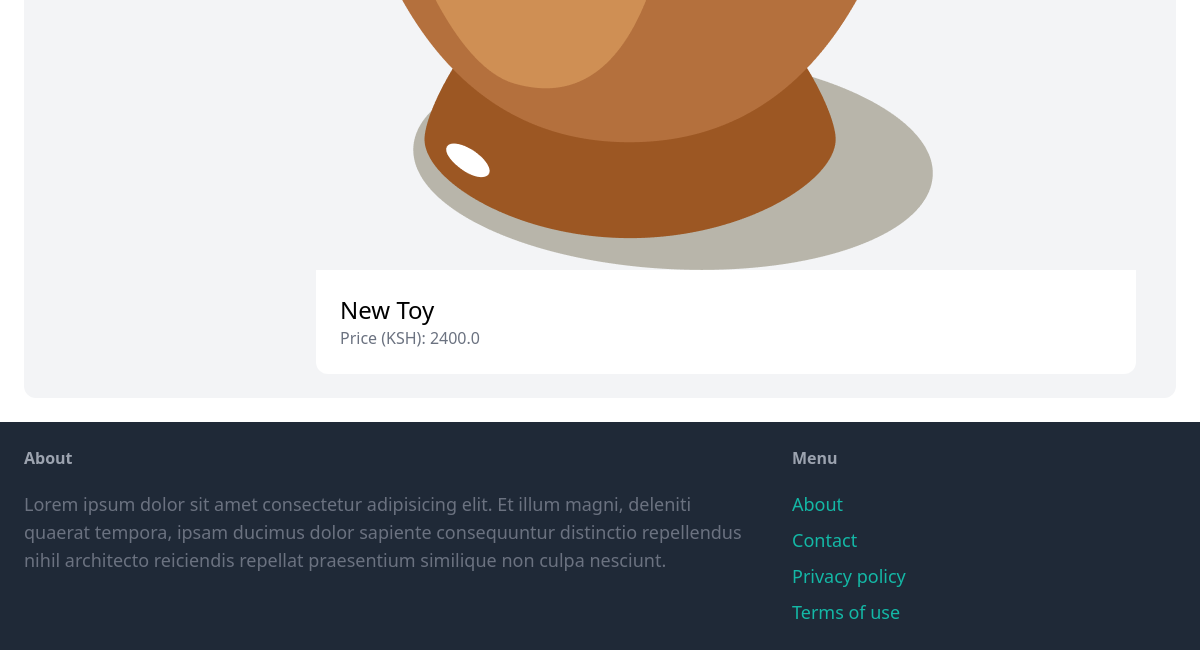
Page /items/ (lower part) on the earlier database version.
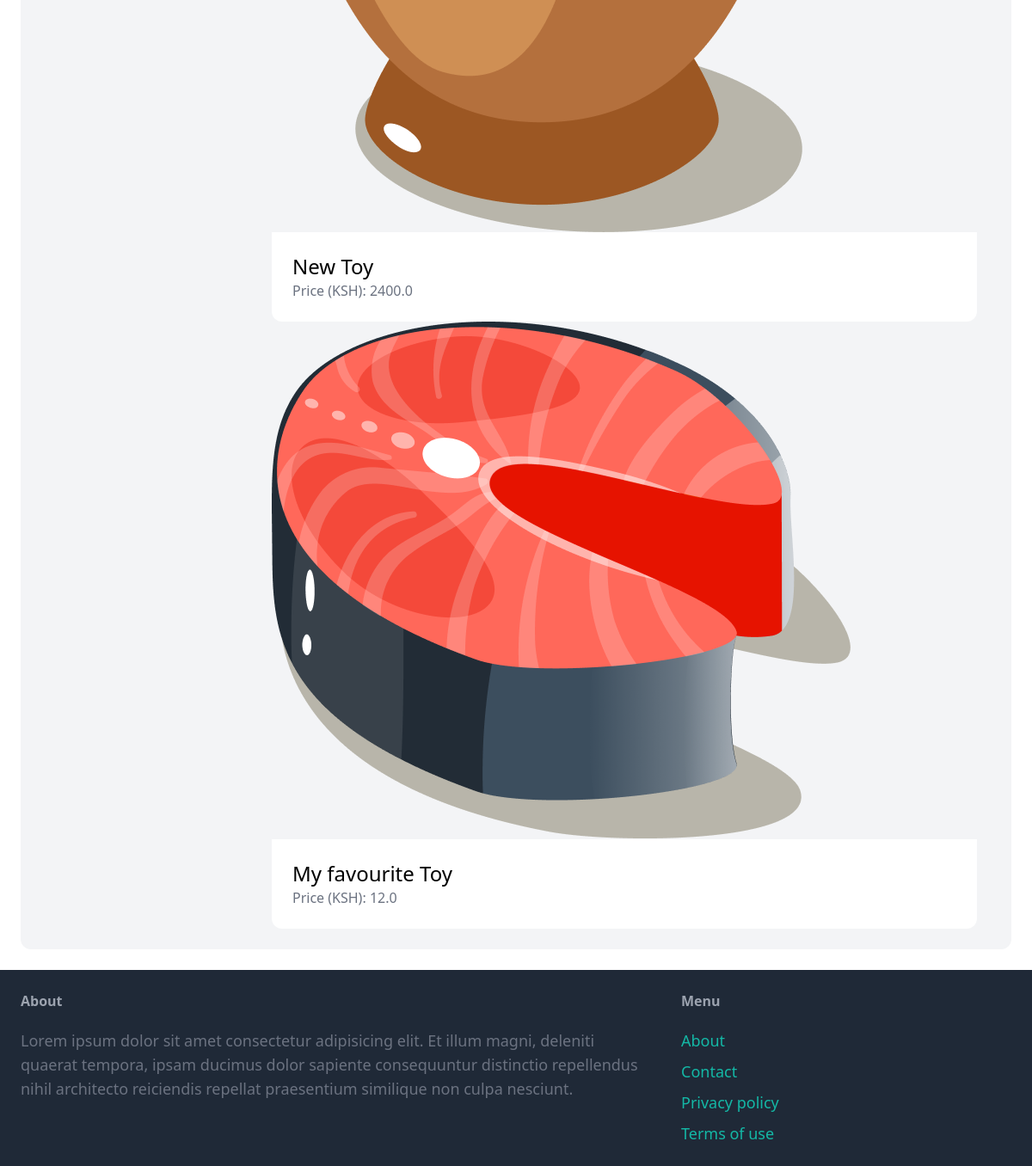
Same page on the later database version.
### item/models.py (models this page shows)
class Item(models.Model):
    category = models.ForeignKey(Category,related_name='items',on_delete=models.CASCADE)
    name = models.CharField(max_length=255)
    description = models.TextField(blank=True,null=True)
    price = models.FloatField()
    image = models.ImageField(upload_to='item_images',blank=True,null=True)
    is_sold = models.BooleanField(default=False)
    created_by = models.ForeignKey(User,related_name='items',on_delete=models.CASCADE)
    created_at = models.DateTimeField(auto_now_add=True)

### item/views.py (the view)
# urls.py: path('', views.browse, name='browse'),
def browse(request):
    query = request.GET.get('query', '')
    categories = Category.objects.all()
    category_id = request.GET.get('category', 0)
    items = Item.objects.filter(is_sold=False)
    if category_id:
        items = items.filter(category_id=category_id)
    if query:
        items = items.filter(Q(name__icontains=query) | Q(description__icontains=query))
    return render(request, 'item/browse.html', {
        'items': items,
        'categories': categories,
        'query': query,
        'category_id': int(category_id),
    })

### item/templates/item/browse.html (shortened to what this page needs)
{% extends 'core/base.html' %}
{% block content %}
    <div class="pb-6 grid grid-cols-4 gap-4 bg-gray-100 rounded-xl">
        <div class="col-span-1 ml-10">
        </div>
        <div class="col-span-3 rounded-xl mr-10">
            {% for item in items %}
                <div>
                    <a href="{% url 'item:detail' item.id %}">
                        <div><img src="{{item.image.url }}" class="rounded-t-xl"></div>
                        <div class="p-6 bg-white rounded-b-xl">
                            <h2 class="text-2xl">{{ item.name }}</h2>
                            <p class="text-gray-500">Price (KSH): {{ item.price }}</p>
                        </div>
                    </a>
                </div>
            {% endfor %}
        </div>
    </div>
{% endblock %}

Differences in the rows shown:
added Item: image (picture), name "My favourite Toy", price "12.0"
